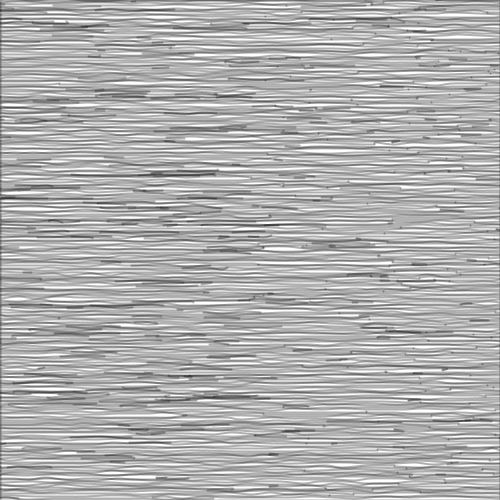
Frame 1 (no input)
Frame 60 (the mouse pressed at the canvas centre just before this capture): identical to frame 1, image omitted
Frame 120 (the mouse held since frame 60 and released just before this capture): identical to frame 1, image omitted

The Processing sketch that drew this single still picture (run headless with seeded random() and noise(); from frame 60 on, the mouse is pressed at the canvas centre):

// Processing sketch: processing_179468
// ── processing_179468.pde

/* Uneven Hatching
 * http://www.openprocessing.org/user/45793
 * Nellie Robinson (narobins) */
 
/* Hatching properties */
PVector spacing = new PVector(-80, 2);
PVector messiness = new PVector(30, 1);
color line_color = color(0, 80);
color bg_color = color(255);
float angle = 0;
long seed = 1;

void setup() {
  size(500,500);
  background(bg_color);
  noFill();
  strokeWeight(2);
  stroke(line_color);
}

void draw() {
  background(bg_color);
  translate(width/2, height/2);
  rotate(angle);
  translate(-width/2, -height/2);
  rect(0, 0, width, height); // outline
  hatching();
}

void uneven(PVector start, PVector end, PVector messiness) {
  PVector curr = start;
  start.y += random(-messiness.y, messiness.y);
  end.y += random(-messiness.y, messiness.y);
  beginShape();
  curveVertex(start.x, start.y);
  curveVertex(start.x, start.y);
  curr.x += random(messiness.x);
  while (curr.x <= end.x + random(-messiness.x, messiness.x)) {
    curveVertex(curr.x, curr.y + random(-messiness.y, messiness.y)); 
    curr.x += random(messiness.x/2, messiness.x);
  }
  curveVertex(end.x, end.y);
  curveVertex(end.x, end.y);
  endShape();
}

void hatching() {
 float len;
 float xpos;
 randomSeed(seed);

 for (int i = 0; i < height; i+=spacing.y) {
    xpos = 0;
    while(xpos < width) {
      len = random(width);
      if (len + xpos > width) len = (width - xpos);
      uneven(new PVector(xpos, i), new PVector(xpos + len, i), messiness);
      xpos += len;
      if (xpos + len < width) xpos += random(spacing.x);
    }
  } 
}

void mouseMoved() {
 messiness.y = 10 * abs(mouseY) / height + 0.5;
 messiness.x = 80 * abs(mouseX) / width + 1;
 redraw();
}
